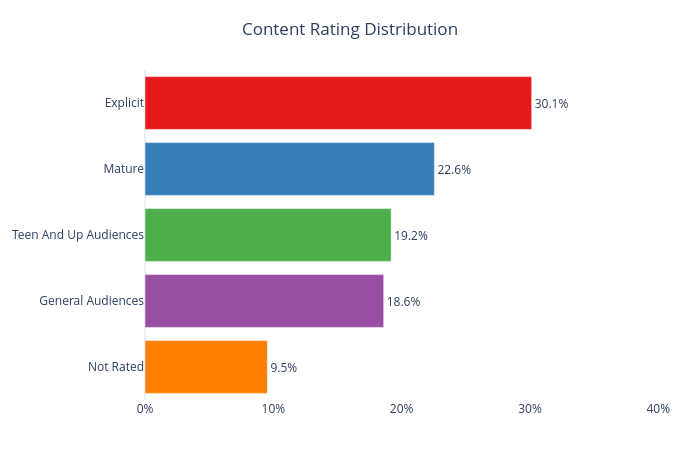

Notebook source saved alongside this figure:
### Markdown cell above
### 4.3 Rating Distribution

### Code cell
rating_counts = (
    fics["rating"]
    .value_counts()
    .reset_index()
)


rating_counts.columns = ["Rating", "Count"]

rating_counts["Percentage"] = (
    rating_counts["Count"] / len(fics) * 100
)

rating_counts = rating_counts.sort_values(
    "Percentage",
    ascending=True
)

rating_colors = [
    "#ff7f00",
    "#984ea3",
    "#4daf4a",
    "#377eb8",
"#e41a1c"
]



fig = go.Figure(
    go.Bar(
        y=rating_counts["Rating"],
        x=rating_counts["Percentage"],
        orientation="h",
        marker=dict(
            color=rating_colors[:len(rating_counts)]
        ),
        text=[
            f"{x:.1f}%"
            for x in rating_counts["Percentage"]
        ],
        textposition="outside",
        hovertemplate="%{y}<br>%{x:.1f}% of corpus<extra></extra>",
    )
)

fig.update_layout(
    template="plotly_white",
    title=dict(
        text="Content Rating Distribution",
        x=0.5
    ),
    width=700,
    height=450,
    margin=dict(
        l=140,
        r=40,
        t=70,
        b=50
    ),
    font=dict(size=12)
)

fig.update_xaxes(
    showgrid=False,
    showline=False,
    ticksuffix="%",
    range=[0, max(rating_counts["Percentage"]) + 10]
)

fig.update_yaxes(
    showgrid=False,
    showline=False,
    categoryorder="array",
    categoryarray=rating_counts["Rating"]
)

fig.show()

save_plotly_figure(
    fig,
    "05_rating_distribution",
    FICS_FIGURES_PATH
)

### Figure 1 — Plotly figure (JSON) as saved in the notebook; plotly's stock layout.template omitted (floating-point values rounded to 4 significant figures)
{"data": [{"hovertemplate": "%{y}<br>%{x:.1f}% of corpus<extra></extra>", "marker": {"color": ["#ff7f00", "#984ea3", "#4daf4a", "#377eb8", "#e41a1c"]}, "orientation": "h", "text": ["9.5%", "18.6%", "19.2%", "22.6%", "30.1%"], "textposition": "outside", "type": "bar", "x": [9.536, 18.6, 19.18, 22.55, 30.13], "y": ["Not Rated", "General Audiences", "Teen And Up Audiences", "Mature", "Explicit"]}], "layout": {"font": {"size": 12}, "height": 450, "margin": {"b": 50, "l": 140, "r": 40, "t": 70}, "title": {"text": "Content Rating Distribution", "x": 0.5}, "width": 700, "xaxis": {"range": [0, 40.13], "showgrid": false, "showline": false, "ticksuffix": "%"}, "yaxis": {"categoryarray": ["Not Rated", "General Audiences", "Teen And Up Audiences", "Mature", "Explicit"], "categoryorder": "array", "showgrid": false, "showline": false}}}
